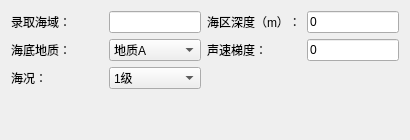
              <widget class="QWidget" name="tab_20">
               <attribute name="title">
                <string>环境信息</string>
               </attribute>
               <layout class="QGridLayout" name="gridLayout_15" columnstretch="1,1,1,1">
                <item row="0" column="2">
                 <widget class="QLabel" name="label_82">
                  <property name="text">
                   <string>海区深度（m）：</string>
                  </property>
                 </widget>
                </item>
                <item row="2" column="1">
                 <widget class="QComboBox" name="comboBox_12">
                  <item>
                   <property name="text">
                    <string>1级</string>
                   </property>
                  </item>
                  <item>
                   <property name="text">
                    <string>2级</string>
                   </property>
                  </item>
                  <item>
                   <property name="text">
                    <string>3级</string>
                   </property>
                  </item>
                  <item>
                   <property name="text">
                    <string>4级</string>
                   </property>
                  </item>
                 </widget>
                </item>
                <item row="0" column="3">
                 <widget class="QLineEdit" name="lineEdit_71">
                  <property name="text">
                   <string>0</string>
                  </property>
                 </widget>
                </item>
                <item row="1" column="2">
                 <widget class="QLabel" name="label_83">
                  <property name="text">
                   <string>声速梯度：</string>
                  </property>
                 </widget>
                </item>
                <item row="1" column="0">
                 <widget class="QLabel" name="label_84">
                  <property name="text">
                   <string>海底地质：</string>
                  </property>
                 </widget>
                </item>
                <item row="0" column="0">
                 <widget class="QLabel" name="label_85">
                  <property name="text">
                   <string>录取海域：</string>
                  </property>
                 </widget>
                </item>
                <item row="1" column="3">
                 <widget class="QLineEdit" name="lineEdit_72">
                  <property name="text">
                   <string>0</string>
                  </property>
                 </widget>
                </item>
                <item row="0" column="1">
                 <widget class="QLineEdit" name="lineEdit_73"/>
                </item>
                <item row="2" column="0">
                 <widget class="QLabel" name="label_86">
                  <property name="text">
                   <string>海况：</string>
                  </property>
                 </widget>
                </item>
                <item row="1" column="1">
                 <widget class="QComboBox" name="comboBox_13">
                  <item>
                   <property name="text">
                    <string>地质A</string>
                   </property>
                  </item>
                 </widget>
                </item>
                <item row="3" column="1">
                 <spacer name="verticalSpacer_14">
                  <property name="orientation">
                   <enum>Qt::Vertical</enum>
                  </property>
                  <property name="sizeHint" stdset="0">
                   <size>
                    <width>20</width>
                    <height>40</height>
                   </size>
                  </property>
                 </spacer>
                </item>
               </layout>
              </widget>
